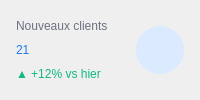
          <widget class="QFrame" name="statCard1">
           <property name="sizePolicy">
            <sizepolicy hsizetype="Expanding" vsizetype="Fixed">
             <horstretch>1</horstretch>
             <verstretch>0</verstretch>
            </sizepolicy>
           </property>
           <property name="styleSheet">
            <string notr="true">QFrame#statCard1 { background-color: #ffffff; border: 1px solid #e5e7eb; border-radius: 12px; }</string>
           </property>
           <layout class="QHBoxLayout" name="card1Layout">
            <property name="leftMargin">
             <number>16</number>
            </property>
            <property name="topMargin">
             <number>16</number>
            </property>
            <property name="rightMargin">
             <number>16</number>
            </property>
            <property name="bottomMargin">
             <number>16</number>
            </property>
            <item>
             <layout class="QVBoxLayout" name="card1TextLayout">
              <property name="spacing">
               <number>4</number>
              </property>
              <item>
               <widget class="QLabel" name="statTitle1">
                <property name="styleSheet">
                 <string notr="true">QLabel#statTitle1 { color: #6b7280; font: 500 9pt &quot;Inter&quot;; background-color: transparent; }</string>
                </property>
                <property name="text">
                 <string>Nouveaux clients</string>
                </property>
               </widget>
              </item>
              <item>
               <widget class="QLabel" name="statValue1">
                <property name="styleSheet">
                 <string notr="true">QLabel#statValue1 { color: #1d7ae2; font: 700 22pt &quot;Inter&quot;; background-color: transparent; }</string>
                </property>
                <property name="text">
                 <string>21</string>
                </property>
               </widget>
              </item>
              <item>
               <widget class="QLabel" name="statTrend1">
                <property name="styleSheet">
                 <string notr="true">QLabel#statTrend1 { color: #10b981; font: 500 8pt &quot;Inter&quot;; background-color: transparent; }</string>
                </property>
                <property name="text">
                 <string>▲ +12% vs hier</string>
                </property>
               </widget>
              </item>
             </layout>
            </item>
            <item alignment="Qt::AlignRight|Qt::AlignVCenter">
             <widget class="QLabel" name="statIcon1">
              <property name="minimumSize">
               <size>
                <width>48</width>
                <height>48</height>
               </size>
              </property>
              <property name="maximumSize">
               <size>
                <width>48</width>
                <height>48</height>
               </size>
              </property>
              <property name="styleSheet">
               <string notr="true">QLabel#statIcon1 { background-color: #dbeafe; color: #1d7ae2; border-radius: 24px; qproperty-alignment: AlignCenter; }</string>
              </property>
              <property name="pixmap">
               <pixmap>../../assets/dashboard/stat_clients.svg</pixmap>
              </property>
              <property name="scaledContents">
               <bool>true</bool>
              </property>
             </widget>
            </item>
           </layout>
          </widget>
